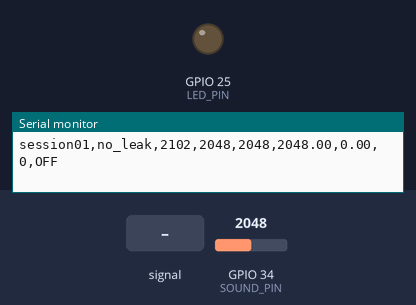
The sketch below on a simulated ESP32. On the bench: output pins drawn as LEDs (lit = HIGH), the last lines printed to the serial monitor. The test bench sets the inputs (shaded band); at power-on: GPIO 34 (SOUND_PIN) = 2048.

Above: at 2.2 s.
2.3 s: GPIO 34 (SOUND_PIN) fed a 200 Hz sine of ±327 counts around its level
At 3.5 s:
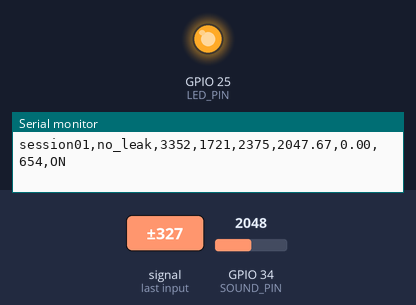
3.8 s: GPIO 34 (SOUND_PIN) set to 2866
At 5.4 s:
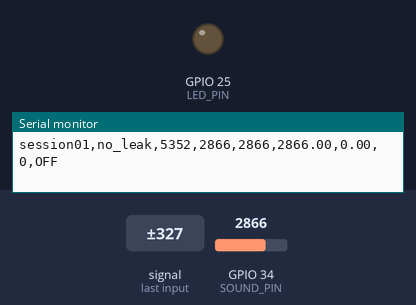
Timing chart, 0 to 6.9 s (numbered marks = the images above; inputs shaded):
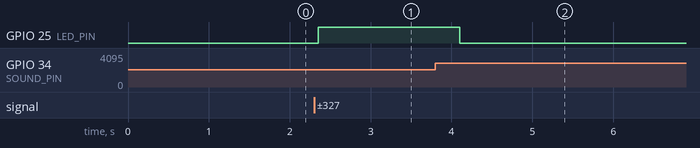

Measured:
- after the input at 2.3 s, GPIO 25 (LED_PIN): LOW → HIGH after 0.05 s
- after the input at 3.8 s, GPIO 25 (LED_PIN): HIGH → LOW after 0.30 s

The sketch:

osyoo_pipe_logger.ino
```cpp
#include <Arduino.h>

#define SOUND_PIN 34
#define LED_PIN 25

// Update these before each recording session.
const char* SESSION_ID = "session01";
const char* LABEL = "no_leak";   // use "no_leak" or "leak"

const int SAMPLE_WINDOW_MS = 100;
const int REPORT_DELAY_MS = 150;
const int LIVE_THRESHOLD = 300;

void setup() {
  Serial.begin(115200);
  delay(1000);

  pinMode(LED_PIN, OUTPUT);
  digitalWrite(LED_PIN, LOW);

  Serial.println("session_id,label,millis,signal_min,signal_max,signal_mean,signal_std,signal_range,led_state");
}

void loop() {
  int signalMin = 4095;
  int signalMax = 0;
  long sampleSum = 0;
  long sampleSquareSum = 0;
  int sampleCount = 0;

  unsigned long startMillis = millis();

  while (millis() - startMillis < SAMPLE_WINDOW_MS) {
    int sample = analogRead(SOUND_PIN);

    if (sample < signalMin) signalMin = sample;
    if (sample > signalMax) signalMax = sample;

    sampleSum += sample;
    sampleSquareSum += (long)sample * (long)sample;
    sampleCount++;
  }

  float signalMean = (sampleCount > 0) ? (float)sampleSum / (float)sampleCount : 0.0f;
  float meanSquare = (sampleCount > 0) ? (float)sampleSquareSum / (float)sampleCount : 0.0f;
  float variance = meanSquare - (signalMean * signalMean);
  if (variance < 0.0f) variance = 0.0f;
  float signalStd = sqrt(variance);

  int signalRange = signalMax - signalMin;
  bool ledOn = signalRange >= LIVE_THRESHOLD;
  digitalWrite(LED_PIN, ledOn ? HIGH : LOW);

  Serial.print(SESSION_ID);
  Serial.print(",");
  Serial.print(LABEL);
  Serial.print(",");
  Serial.print(millis());
  Serial.print(",");
  Serial.print(signalMin);
  Serial.print(",");
  Serial.print(signalMax);
  Serial.print(",");
  Serial.print(signalMean, 2);
  Serial.print(",");
  Serial.print(signalStd, 2);
  Serial.print(",");
  Serial.print(signalRange);
  Serial.print(",");
  Serial.println(ledOn ? "ON" : "OFF");

  delay(REPORT_DELAY_MS);
}
```
